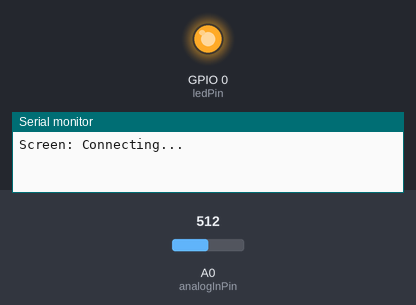
Bench run of a sketch on a simulated ESP8266 (NodeMCU). On the bench: output pins drawn as LEDs (lit = HIGH), the last lines printed to the serial monitor. The test bench sets the inputs (shaded band); at power-on: A0 (analogInPin) = 512. WiFi joins after 1.5 s; servers stay silent unless stated; uploads are accepted with an empty reply.

Above: at 0.1 s.
At 7.2 s:
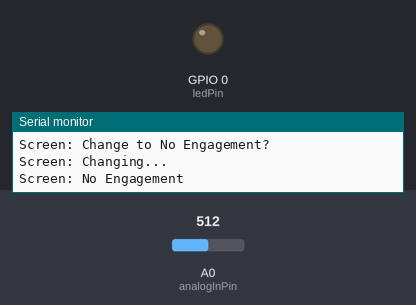
Timing chart, 0 to 8.7 s (numbered marks = the images above):
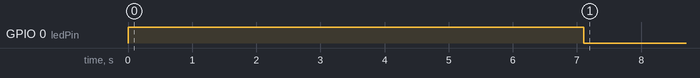

The sketch:

ESP8266_Sketch.ino
```cpp
#include "ESP8266WiFi.h"
#include <ESP8266HTTPClient.h>
#include <ArduinoJson.h> //From https://arduinojson.org/
#include "config.h"

// Config values
const int ledPin = 0;
const int analogInPin = A0;
unsigned long selectionDelay = 5000; // 5 second delay before confirmation

// Initial values
int engagementCount = 0;
String engagementNames[100];
String engagementIds[100];
int selectedValue = -1;
unsigned long selectionTime;
String sfAuthToken = "";
String sfInstanceURL = "";

// Private settings
const char* ssid = WIFI_SSID;
const char* password = WIFI_PASSWORD;
const char* sfClientId = SF_CLIENT_ID;
const char* sfClientKey = SF_CLIENT_KEY;
const char* sfUsername = SF_USERNAME;
const char* sfPassword = SF_PASSWORD;
const char* sfToken = SF_TOKEN;
const char* sfLoginFingerprint = SF_LOGIN_FINGERPRINT;
const char* sfInstanceFingerprint = SF_INSTANCE_FINGERPRINT;

#define DEBUG false

void setup(void)
{
  pinMode(ledPin, OUTPUT);

  Serial.begin(115200);
  Serial.println("");

  digitalWrite(ledPin, HIGH);
  printToScreen("Connecting...");
  WiFi.begin(ssid, password);
  while (WiFi.status() != WL_CONNECTED)
  {
    if (WiFi.status() == WL_CONNECT_FAILED) {
      printToScreen("Failed");
    }
    delay(100);
  }


  printToScreen("WiFi connection Successful");
  if (DEBUG) {
    Serial.println("");
    Serial.print("The IP Address of ESP8266 Module is: ");
    Serial.println(WiFi.localIP());// Print the IP address
  }

  //once online, login to salesforce
  doLogin(sfUsername, sfPassword, sfToken, sfClientId, sfClientKey, sfLoginFingerprint);
  getEngagements("Engagements");
  digitalWrite(ledPin, LOW);
}

void checkSelection() {
  int sensorValue = analogRead(analogInPin);
  int outputValue = map(sensorValue, 0, 1024, 0, engagementCount);

  if (outputValue != selectedValue) {
    if (DEBUG) {
      Serial.print("Sensor Value: ");
      Serial.println(sensorValue);
      Serial.print("Engagement number: ");
      Serial.println(outputValue);
    }
    digitalWrite(ledPin, HIGH);
    selectionTime = millis();

    if (outputValue == 0) {
      printToScreen("Change to No Engagement?");
    }
    else {
      printToScreen("Change to " + engagementNames[outputValue-1] + "?");
    }
    selectedValue = outputValue;
  }
}

void changeSelection() {
  selectionTime = NULL;
  printToScreen("Changing...");

  String reqURL = (String)sfInstanceURL + "/services/apexrest/continuum/EngagementEntries";

  if(DEBUG) {
    Serial.println("Instance URL: " + (String)sfInstanceURL);
    Serial.println("Auth Token: " + (String)sfAuthToken);
    Serial.println("Request URL: " + reqURL);
    Serial.println("JSON Sent: ");
    Serial.println();
  }

  HTTPClient http;
  http.begin(reqURL, sfInstanceFingerprint);
  http.addHeader("Authorization", "Bearer " + (String)sfAuthToken);
  http.addHeader("Content-Type", "application/JSON");
  http.addHeader("Content-Length", "0");

  String id = "";
  if (selectedValue >= 1) id = engagementIds[selectedValue-1];
  int httpCode = http.POST("{\"engagementId\": \"" + id + "\"}");
  String payload = http.getString();

  http.end();

  if (DEBUG) {
    Serial.println("HTTP Code:");
    Serial.println(httpCode);
    if (httpCode < 0) {
      Serial.printf("[HTTP] GET... failed, error: %s\n", http.errorToString(httpCode).c_str());
      printToScreen(http.errorToString(httpCode).c_str());
    }
    Serial.println("HTTP Response:");
    Serial.println(payload);
  }
  if (httpCode == 200) {
    if (selectedValue >= 1) {
      printToScreen(engagementNames[selectedValue-1]);
    }
    else {
      printToScreen("No Engagement");
    }
  }
  digitalWrite(ledPin, LOW);

}

void loop()
{
  checkSelection();
  if (selectionTime && selectionTime+selectionDelay < millis()) {
    changeSelection();
  }
  delay(500);
}

// Login method, will return a JSON object with auth token and instance URL you can use to perform requests
void doLogin(String username, String password, String token, String clientId, String clientKey, String fingerprint) {

    HTTPClient http;
    //you can change this to test.salesforce.com if you need to
    http.begin("https://login.salesforce.com/services/oauth2/token", fingerprint);
    http.addHeader("Content-Type", "application/x-www-form-urlencoded");

    String postBody = "?&grant_type=password";
    postBody += "&client_id=" + clientId;
    postBody += "&client_secret=" + clientKey;
    postBody += "&username=" + username;
    postBody += "&password=" + password + token;

    int httpCode = http.POST(postBody);
    if(DEBUG) {
      Serial.print("http result:");
      Serial.println(httpCode);
    }

    String payload = http.getString();

    http.end();

    StaticJsonDocument<1024> jsonBuffer;

    deserializeJson(jsonBuffer, payload);

    if(DEBUG) {
      Serial.println("Response: ");
      Serial.println(payload);
    }

    if(httpCode == 200) {
      if (DEBUG) {
        Serial.println("Successfully logged in!");
      }
      String token = jsonBuffer["access_token"];
      String url = jsonBuffer["instance_url"];
      sfAuthToken = token;
      sfInstanceURL = url;
    }
    else {
      Serial.println("An error occured, not logged in!");
    }

}

// Method to insert a SObject (or Platform Event!) pass it both the JSON auth object and an JSON object repersenting the record you wish to insert
bool getEngagements(String objectName) {
  String reqURL = (String)sfInstanceURL + "/services/apexrest/continuum/" + (String)objectName;

  if(DEBUG) {
    Serial.println("Instance URL: " + (String)sfInstanceURL);
    Serial.println("Auth Token: " + (String)sfAuthToken);
    Serial.println("Request URL: " + reqURL);
    Serial.println("JSON Sent: ");
    Serial.println();
  }

  HTTPClient http;
  http.begin(reqURL, sfInstanceFingerprint);
  http.addHeader("Authorization", "Bearer " + (String)sfAuthToken);
  http.addHeader("Content-Type", "application/JSON");

  int httpCode = http.GET();
  String payload = http.getString();

  http.end();

  if (DEBUG) {
    Serial.println("HTTP Code:");
    Serial.println(httpCode);
    if (httpCode < 0) {
      Serial.printf("[HTTP] GET... failed, error: %s\n", http.errorToString(httpCode).c_str());
    }
    Serial.println("HTTP Response:");
    Serial.println(payload);
  }

  DynamicJsonDocument jsonBuffer(2048);

  deserializeJson(jsonBuffer, payload);

  JsonArray jsArray = jsonBuffer.as<JsonArray>();
  engagementCount = jsArray.size();
  if(DEBUG) {
    Serial.print("engagementCount: ");
    Serial.println(engagementCount);
  }
  for (int i = 0; i < engagementCount; i++)
  {
      engagementNames[i] = jsArray[i].getMember("Name").as<String>();
      engagementIds[i] = jsArray[i].getMember("Id").as<String>();
  }
}

void printToScreen(String output) {
  Serial.print("Screen: ");
  Serial.println(output);
}
```

config.h
```cpp
// Your wifi details
#define WIFI_SSID ""
#define WIFI_PASSWORD ""
// Your user account in Salesforce org
#define SF_USERNAME ""
#define SF_PASSWORD ""
// User settings, reset security token
#define SF_TOKEN ""
//"echo | openssl s_client -connect login.salesforce.com:443 | openssl x509 -fingerprint -noout"
#define SF_LOGIN_FINGERPRINT ""
//"echo | openssl s_client -connect <your instance url>:443 | openssl x509 -fingerprint -noout"
#define SF_INSTANCE_FINGERPRINT ""
// From connected app where users may self-authorise that supports api and refresh.
#define SF_CLIENT_ID ""
#define SF_CLIENT_KEY ""
```

Measured:
- by itself, GPIO 0 (ledPin): HIGH → LOW at 7.1 s
